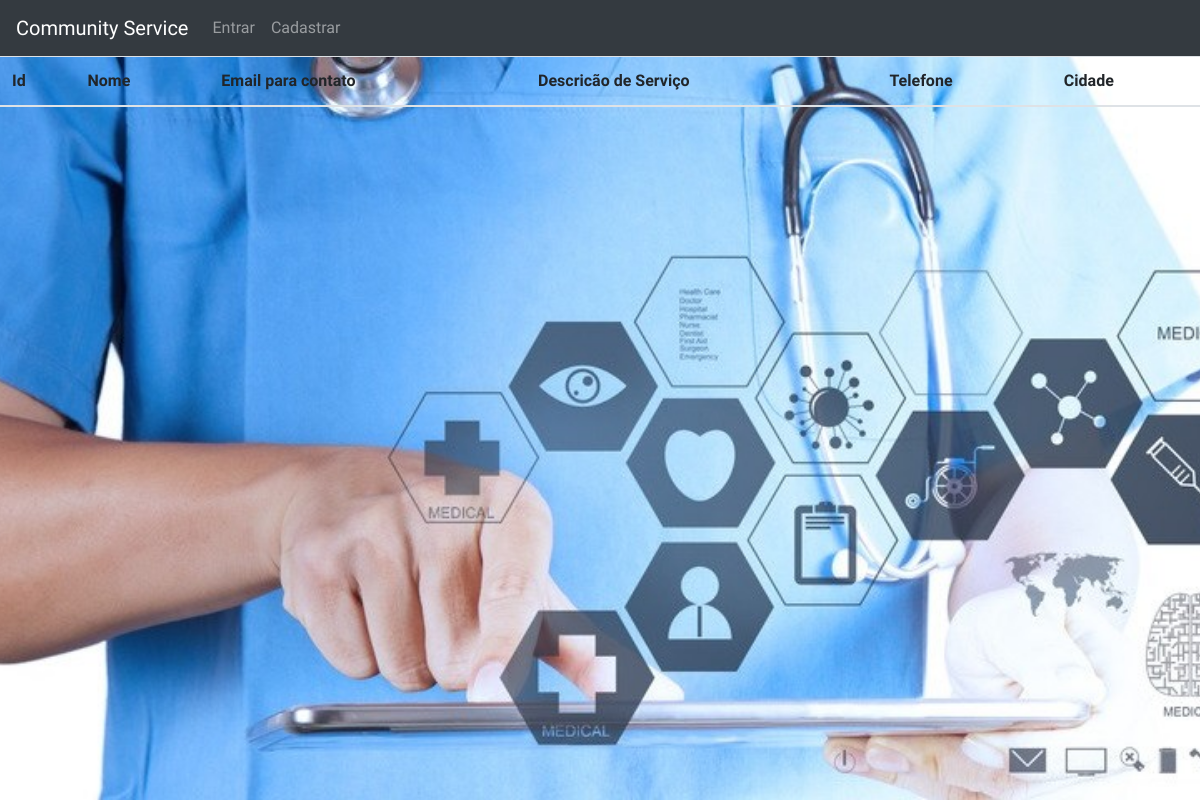
Page /divulga/list_voluntary/ on the earlier database version.
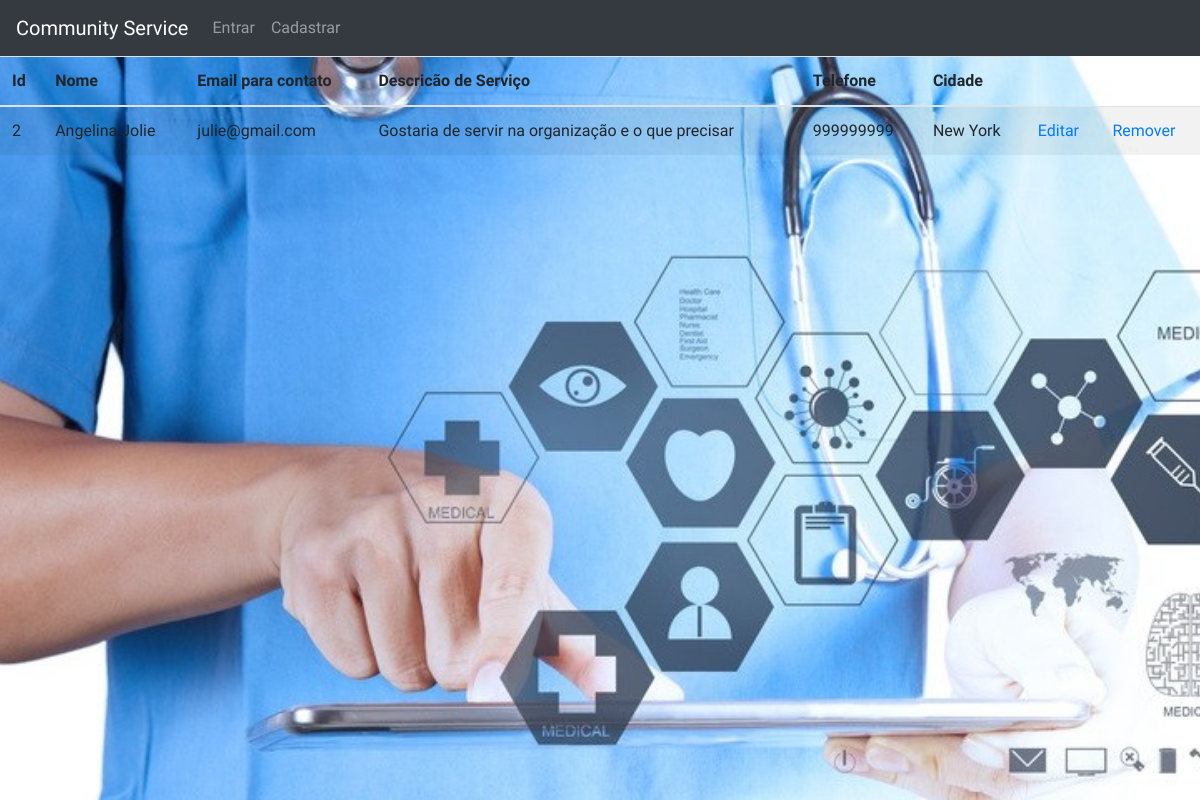
Same page on the later database version.
### divulga/models.py (models this page shows)
class VoluntaryService(models.Model):
    name = models.CharField(max_length=50, null=False)
    telefone = models.CharField(max_length=15, null=False)
    cidade = models.CharField(max_length=30, null=False)
    bairro = models.CharField(max_length=50, null=False)
    endereco = models.CharField(max_length=140, null=False)
    description = models.CharField(max_length=500, null=False)
    email = models.CharField(max_length=140, null=False)
    def __str__(self):
        return self.name

### divulga/views.py (the view)
def list_voluntary(request):
    volunteers = VoluntaryService.objects.all()
    print(volunteers)
    return render(request, 'list_voluntary.html', {"volunteers": volunteers})

### divulga/templates/list_voluntary.html (shortened to what this page needs)
{% extends 'base.html' %}
{% load crispy_forms_tags %}
{% block content%}
<table class="table table-striped">
    <thead>
      <tr>
        <th>Id</th>
        <th>Nome</th>
        <th>Email para contato</th>
        <th>Descricão de Serviço</th>
        <th>Telefone</th>
        <th>Cidade</th>
      </tr>
    </thead>
    <tbody>
	{% for voluntary in volunteers %}
	<tr>
            <td>{{voluntary.id}}</td>
            <td>{{voluntary}}</td>
            <td>{{voluntary.email}}</td>
            <td>{{voluntary.description}}</td>
            <td>{{voluntary.telefone}}</td>
            <td>{{voluntary.cidade}}</td>
	    <td><a href="{% url 'edit_voluntary' voluntary.id %}" class="glyphicon glyphicon-pencil">Editar</a></td>
	    <td><a href="{% url 'delete_voluntary' voluntary.id %}" class="glyphicon glyphicon-trash">Remover</a></td>
	</tr>
	{% endfor %}
    </tbody>
  </table>
{% endblock content %}

### templates/base.html (shortened to what this page needs)
{% load staticfiles %}
<!DOCTYPE html>
<html lang="en">
  <head>
    <link href="{% static "vendor/bootstrap/css/bootstrap.min.css" %}" rel="stylesheet">
    <link href="{% static "vendor/font-awesome/css/font-awesome.min.css" %}" rel="stylesheet">
    <link href="{% static "css/coming-soon.min.css" %}" rel="stylesheet">
  </head>
  <body>
      <nav class="navbar navbar-expand-lg navbar-dark bg-dark">
          <a class="navbar-brand" href="{% url 'index' %}">Community Service</a>
          <div class="collapse navbar-collapse" id="navbarNavDropdown">
            <ul class="navbar-nav">
                {% if user.is_authenticated %}
                    <li class="nav-item">
                        <a class="nav-link" href="#">{{ user.username }}</a>
                    </li>
                    <li class="nav-item">
                        <a class="nav-link" href="{% url 'logout' %}">Sair</a>
                    </li>
                    <li class="nav-item dropdown">
                      <a class="nav-link dropdown-toggle" href="#" id="navbarDropdown" role="button" data-toggle="dropdown" aria-haspopup="true" aria-expanded="false">
                        Categorias de Serviço
                      </a>
                      <div class="dropdown-menu" aria-labelledby="navbarDropdown">
                        <a type="text" name="SAUDE" class="dropdown-item" href="/list_search_saude/" value="saude" aria-label="saude" aria-describedby="basic-addon">Saúde</a>
                        <a type="text" name="EDUCACIONAL" class="dropdown-item" href="/list_search_educacional/" value="educacional" aria-label="saude" aria-describedby="basic-addon">Educacional</a>
                        <a type="text" name="CORTE DE CABELO" class="dropdown-item" href="/list_search_corte_de_cabelo/" value="saude" aria-label="saude" aria-describedby="basic-addon">Cortes de cabelo</a>
                        <div class="dropdown-divider"></div>
                        <a type="text" name="OUTRA CATEGORIA" class="dropdown-item" href="/list_search_outra_categoria/" value="saude" aria-label="saude" aria-describedby="basic-addon">Outras categorias</a>
                      </div>
                    </li>
                    <li class="nav-item dropdown">
                      <a class="nav-link dropdown-toggle" href="#" id="navbarDropdown" role="button" data-toggle="dropdown" aria-haspopup="true" aria-expanded="false">
                        Cadastrar
                      </a>
                      <div class="dropdown-menu" aria-labelledby="navbarDropdown">
                        <a class="dropdown-item" href="{% url 'create_establishment' %}">Cadastrar estabelecimento</a>
                        <a class="dropdown-item" href="{% url 'create_health_service' %}">Cadastrar serviço</a>
                        <div class="dropdown-divider"></div>
                        <a class="dropdown-item" href="{% url 'create_donation' %}">Cadastrar doações</a>
                      </div>
                    </li>
                  <li class="nav-item">
                      <a class="nav-link" href="{% url 'list_establishment' %}">Meus estabelecimentos</a>
                  </li>
                  <li class="nav-item">
                      <a class="nav-link" href="{% url 'list_health_service' %}">Meus serviços</a>
                  </li>
                  <li class="nav-item">
                      <a class="nav-link" href="{% url 'list_donation' %}">Minhas doações</a>
                  </li>
                  <li class="nav-item">
                    <a class="nav-link" href="{% url 'list_voluntary' %}">Voluntários</a>
                  </li>
                  <li class="nav-item">
                    <a class="nav-link" href="{% url 'create_voluntary' %}">Deseja ser voluntário?</a>
                  </li>
                  <!-- <li class="nav-item">
                      <a class="nav-link" href="{% url 'servicolist' %}">Lista de informações</a>
                  </li> -->
                {% else %}
                    <li class="nav-item">
                        <a class="nav-link" href="{% url 'login' %}">Entrar</a>
                    </li>
                    <li class="nav-item">
                      <a class="nav-link" href="{% url 'signup' %}">Cadastrar</a>
                    </li>
                {% endif %}
            </ul>
          </div>
        </nav>
    {% block content %}
    {% endblock %}
  </body>
</html>

Differences in the rows shown:
added VoluntaryService: id "2", name "Angelina Jolie", email "julie@gmail.com", description "Gostaria de servir na organização e o que precisar", telefone "999999999", cidade "New York"
